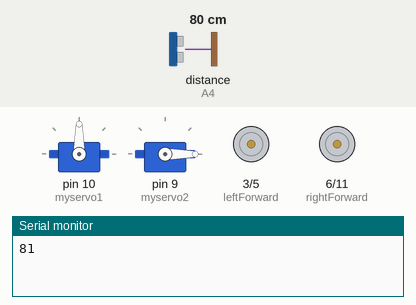
Recording of a sketch running on a simulated Arduino Uno, built with avr-gcc and run on an emulated ATmega328P. Shown: 2 × servo, motor-driver pin pairs drawn as motors (green arrow = first pin HIGH = forward, orange = second pin HIGH = backward, longer = more drive), the last lines printed to the serial monitor. Wiring (inferred from the names in the program): ultrasonic range finder: trigger A5; echo A4. Inputs (shaded band) come from the test bench; at power-on: distance to the obstacle (sensor on A4) 80 cm. The echo pulse lasts 58.3 µs per cm.

Above: at 3.2 s.
3.3 s: distance to the obstacle (sensor on A4) set to 2 cm
At 4.5 s:
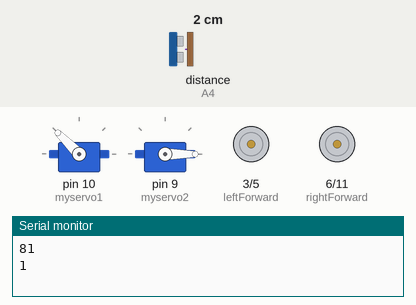
7.5 s: distance to the obstacle (sensor on A4) set to 4 cm
At 8.9 s:
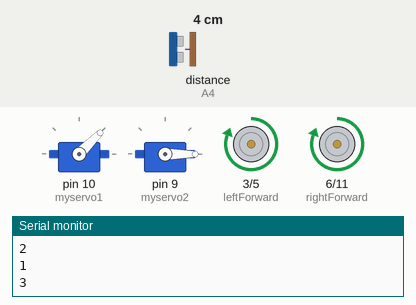
At 9.9 s:
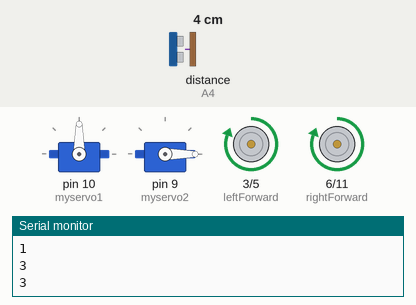
11.7 s: distance to the obstacle (sensor on A4) set to 95 cm
13.6 s: distance to the obstacle (sensor on A4) set to 103 cm
Timing chart, 0 to 16.6 s (numbered marks = the images above; inputs shaded):
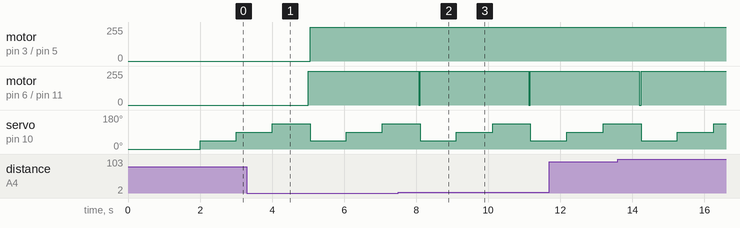

The sketch:

Editing.ino
```cpp
#include <AFMotor.h>
#include <Servo.h>
#include <NewPing.h>

const int trig = A5;
const int echo = A4;
const int leftForward = 3;
const int leftBackward = 5;
const int rightForward = 6;
const int rightBackward = 11;

int duration = 0;
int m_distance = 0;
int l_distance =0;
int r_distance=0;
Servo myservo1;
Servo myservo2;

void setup()
{
  myservo1.attach(10);
  myservo1.write(0);
  delay(1000);
  myservo2.attach(9);
  myservo2.write(0);
  delay(1000);

  pinMode(trig , OUTPUT);
  pinMode(echo , INPUT);
  pinMode(leftForward , OUTPUT);
  pinMode(leftBackward , OUTPUT);
  pinMode(rightForward , OUTPUT);
  pinMode(rightBackward , OUTPUT);

  Serial.begin(9600);

}

void loop()
{
  // Left Distance

  myservo1.attach(10);
  myservo1.write(45);
  delay(1000);

  digitalWrite(trig , HIGH);
  delayMicroseconds(1000);
  digitalWrite(trig , LOW);

  duration = pulseIn(echo , HIGH);
  l_distance = (duration/2) / 28.5 ;
  Serial.println(l_distance);

  // Middle Distance

  myservo1.attach(10);
  myservo1.write(90);
  delay(1000);

  digitalWrite(trig , HIGH);
  delayMicroseconds(1000);
  digitalWrite(trig , LOW);

  duration = pulseIn(echo , HIGH);
  m_distance = (duration/2) / 28.5 ;
  Serial.println(m_distance);

  // Right Distance

  myservo1.attach(10);
  myservo1.write(135);
  delay(1000);

  digitalWrite(trig , HIGH);
  delayMicroseconds(1000);
  digitalWrite(trig , LOW);

  duration = pulseIn(echo , HIGH);
  r_distance = (duration/2) / 28.5 ;
  Serial.println(r_distance);

  if ( m_distance >= 100 )
  {
    digitalWrite(leftForward  , HIGH);
    digitalWrite(rightForward , HIGH);
    delay(100);
  }
  else
  {
    if (l_distance>r_distance)
    {
    digitalWrite(leftForward  , LOW);
    digitalWrite(rightForward , HIGH);
    delay(50);
    digitalWrite(leftForward  , HIGH);
    digitalWrite(rightForward , HIGH);

    }
    else
    {
    digitalWrite(leftForward  , HIGH);
    digitalWrite(rightForward , LOW);
    delay(50);
    digitalWrite(leftForward  , HIGH);
    digitalWrite(rightForward , HIGH);
    }
  }

}
```

Measured:
- the behaviour switches between 2 and 3 cm on distance to the obstacle (sensor on A4) (found by bisection; images 1 and 2)
- after the input at 7.5 s, motor on pin 3 (leftForward) / pin 5 (leftBackward): stops changing and stays forward 255/255; motor on pin 6 (rightForward) / pin 11 (rightBackward): alternates forward 255/255 for 3.0 s and stopped for 0.05 s, starting after 0.57 s
